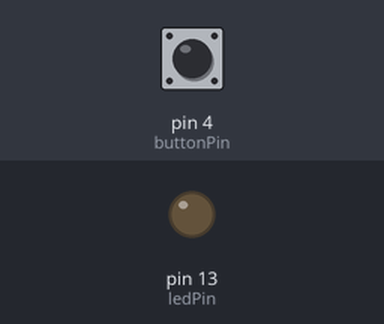
Bench run of a sketch on a simulated Arduino Uno, built with avr-gcc and run on an emulated ATmega328P. Shown: output pins drawn as LEDs (lit = HIGH). Dashed ring = blinking. The test bench sets the inputs (shaded band); at power-on: pin 4 (buttonPin) HIGH.

Above: at 1.2 s.
1.3 s: pin 4 (buttonPin) pulled LOW for 1 s
At 3.3 s:
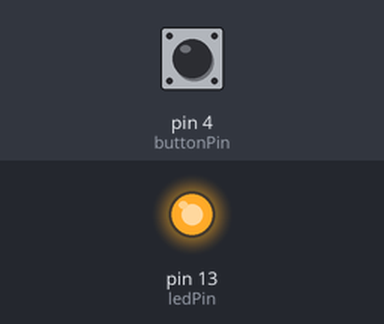
3.8 s: pin 4 (buttonPin) pulled LOW for 3.2 s
At 4.1 s:
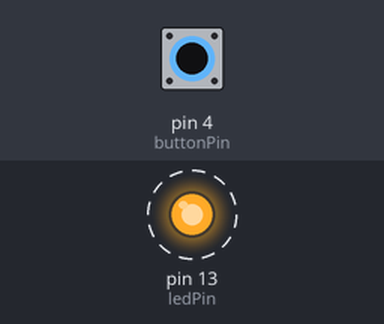
8.5 s: pin 4 (buttonPin) pulled LOW for 0.25 s
At 9.4 s:
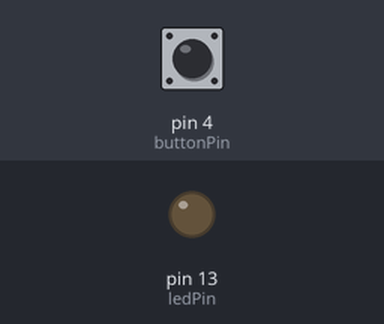
Timing chart, 0 to 11.5 s (numbered marks = the images above; inputs shaded):
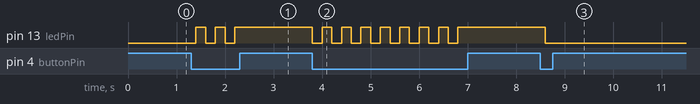

The sketch:

Test04_LatchedSimplePB.ino
```cpp
const int buttonPin = 4;  // Connect the push button to digital pin 2
const int ledPin = 13;    // Connect the LED to digital pin 13

bool ledState = false;    // Variable to store the current LED state

void setup() {
  pinMode(buttonPin, INPUT_PULLUP); // Set the push button pin as input with internal pull-up resistor
  pinMode(ledPin, OUTPUT);          // Set the LED pin as output
  digitalWrite(ledPin, ledState);   // Turn off the LED initially
}

void loop() {
  // If the button was pressed, toggle the LED state and update the LED
  if (digitalRead(buttonPin) == LOW) {
    ledState = !ledState;
    digitalWrite(ledPin, ledState);
  }
  delay(200);
}
```

Measured:
- after the input at 1.3 s, pin 13 (ledPin): alternates HIGH for 0.20 s and LOW for 0.20 s, 5 changes in all, then stays HIGH, starting after 0.10 s
- after the input at 3.8 s, pin 13 (ledPin): alternates HIGH for 0.20 s and LOW for 0.20 s, 16 changes in all, then stays HIGH, starting at once
- after the input at 8.5 s, pin 13 (ledPin): HIGH → LOW after 0.10 s
